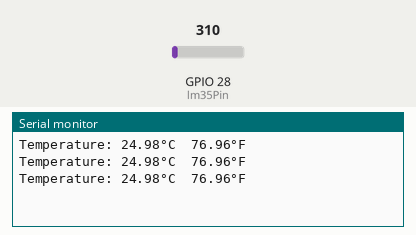
A sketch run on a simulated ESP32. Parts: the last lines printed to the serial monitor. The test bench sets the inputs (shaded band); at power-on: GPIO 28 (lm35Pin) = 310.

Above: at 1.3 s.
1.4 s: GPIO 28 (lm35Pin) set to 372
At 1.9 s:
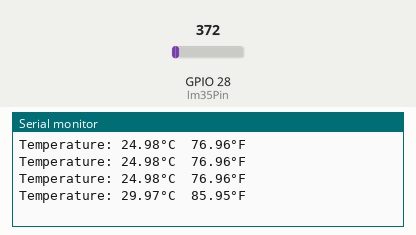
2.9 s: GPIO 28 (lm35Pin) set to 434
At 3.4 s:
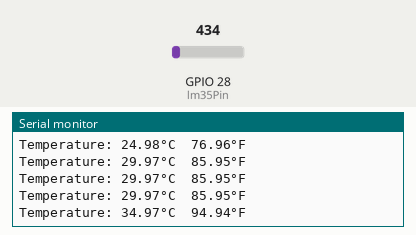
Timing chart, 0 to 5.9 s (numbered marks = the images above; inputs shaded):
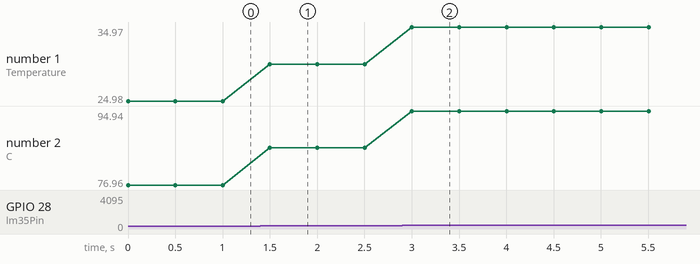

Measured:
- after the input at 1.4 s, the serial monitor: prints a new line after 0.10 s (image 1)
- after the input at 2.9 s, the serial monitor: prints a new line after 0.10 s (image 2)
- plotted number 1: 24.98 → 29.97 after the input at 1.4 s, 29.97 → 34.97 after the input at 2.9 s
- plotted number 2: 76.96 → 85.95 after the input at 1.4 s, 85.95 → 94.94 after the input at 2.9 s

The sketch:

arduino_lm35.ino
```cpp
//Set analog pin the LM35 Vout pin will be connected to
#define lm35Pin 28 //A5


void setup() {
  // Begin serial communication at 9600 baud rate
  Serial.begin(9600);
}

void loop() {

  // Get voltage reading from the LM35
  int sensor_value = analogRead(lm35Pin);

  // Convert sensor reading to voltage
  //float voltage = sensor_value * (5.0 / 1024.0);
  float voltage = sensor_value * (3.3 / 4096.0);

  // Convert voltage reading to temperature in Celisius
  float temperatureC = voltage * 100;


  // Convert voltage reading to temperature in Fahrenheit
  float temperatureF = (temperatureC * 9.0 / 5.0) + 32.0;


  //Print temperature in Celsius
  Serial.print("Temperature: ");
  Serial.print(temperatureC);
  Serial.print("\xC2\xB0"); // print degree symbol
  Serial.print("C  ");

  //Print temperature in Fahrenheit
  Serial.print(temperatureF);
  Serial.print("\xC2\xB0"); // print degree symbol
  Serial.println("F");

  delay(500); // Wat for one second before next reading
}
```
